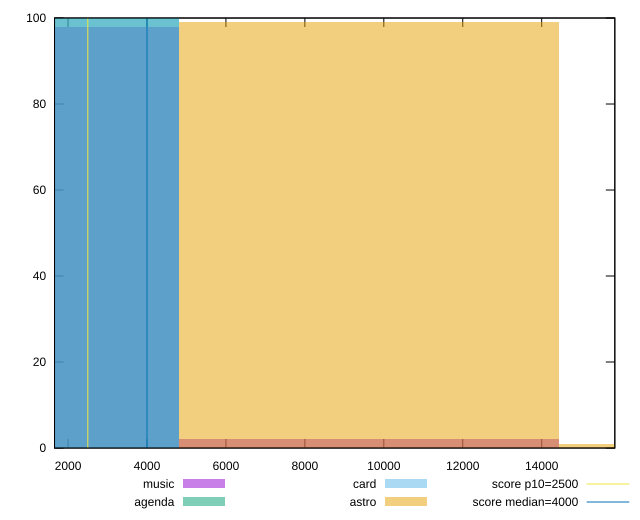

The script that saved this image:
reset

$music <<EOF
0 98
9625.000486807863 2
EOF

$agenda <<EOF
0 100
EOF

$card <<EOF
0 100
EOF

$astro <<EOF
9625.000486807863 99
19250.000973615726 1
EOF

set key outside below
set boxwidth 9625.000486807863
set xrange [1657.281:15852.823499999999]
set yrange [0:100]
set trange [0:100]
set style fill transparent solid 0.5 noborder

set parametric
set terminal svg size 640, 520 enhanced background rgb 'white'
set output "reports/report_00031_2021-02-24T23-18-18.084Z/largest-contentful-paint/comparison/histogram/all_raw.svg"

plot $music title "music" with boxes, \
     $agenda title "agenda" with boxes, \
     $card title "card" with boxes, \
     $astro title "astro" with boxes, \
     2500,t title "score p10=2500", \
     4000,t title "score median=4000"

reset
